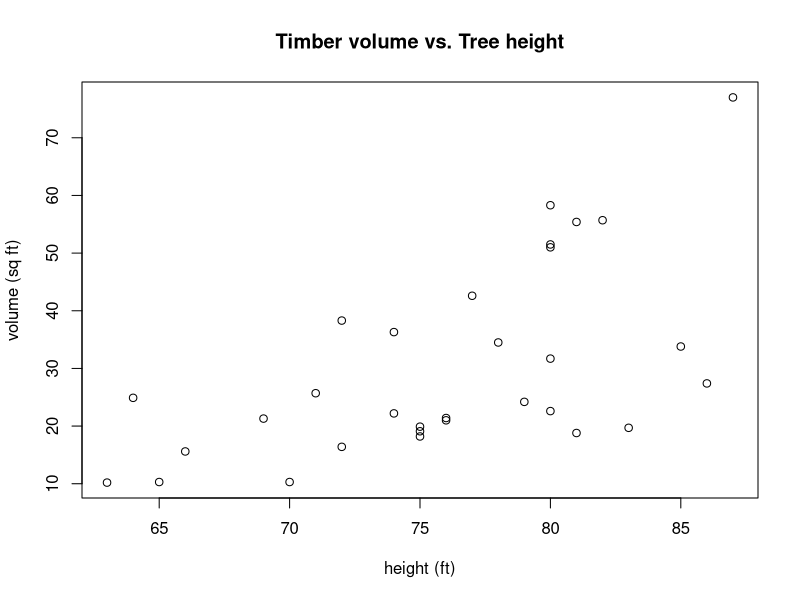

R code for this plot:
## ---- chunk 1
knitr::opts_chunk$set(echo = TRUE)
## ---- chunk 2
summary(trees)
## ---- chunk 3
plot(trees$Volume ~ trees$Height,
  main = "Timber volume vs. Tree height",
  xlab = "height (ft)", ylab = "volume (sq ft)"
)
## ---- chunk 4
trees.lm <- lm(trees$Volume ~ trees$Height)
trees.lm
## ---- chunk 5
Yhat <- function(x, beta0, beta1) {
  beta0 + beta1 * x
}
Yhat(mean(trees$Height), trees.lm$coefficient[1], trees.lm$coefficient[2])
mean(trees$Volume)
## ---- chunk 6
mean(trees.lm$residuals)
## ---- chunk 7
### Using lm" output
summary(trees.lm)$r.squared
## ---- chunk 8
trees.lm2 <- lm(trees$Volume ~ trees$Girth)
summary(trees.lm2)
## ---- chunk 9
trees.mlm <- lm(trees$Volume ~ trees$Girth + trees$Height)
trees.mlm
## ---- chunk 10
summary(trees.mlm)
